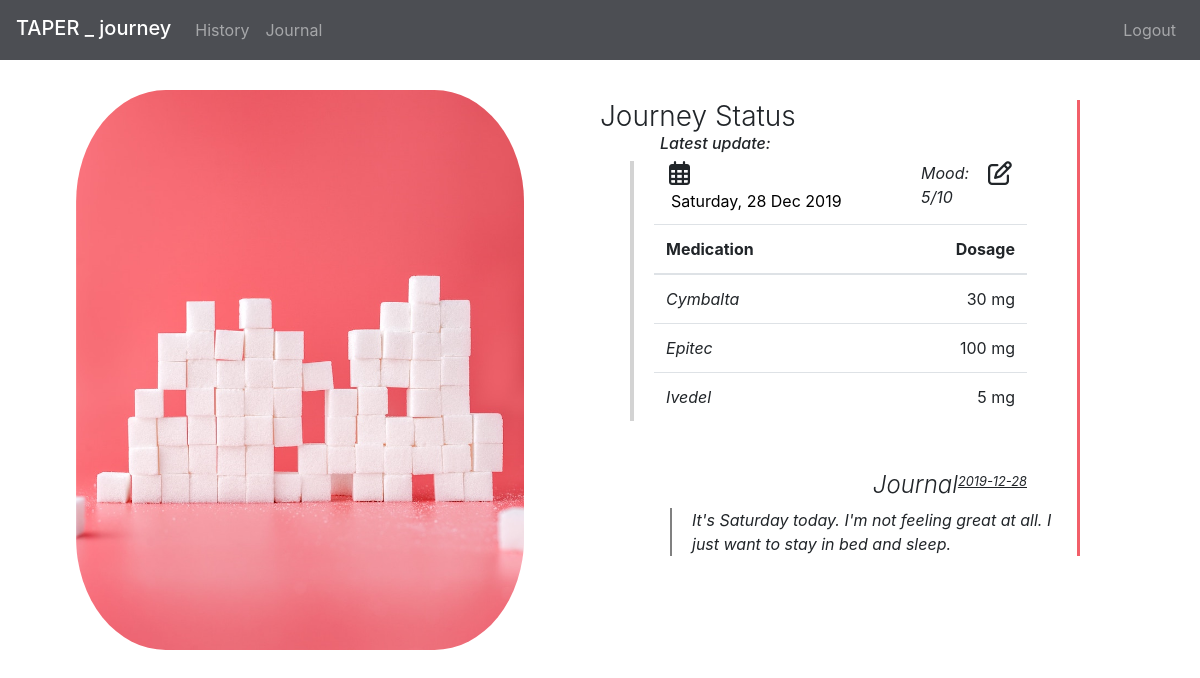
Page / (signed in) on the earlier database version.
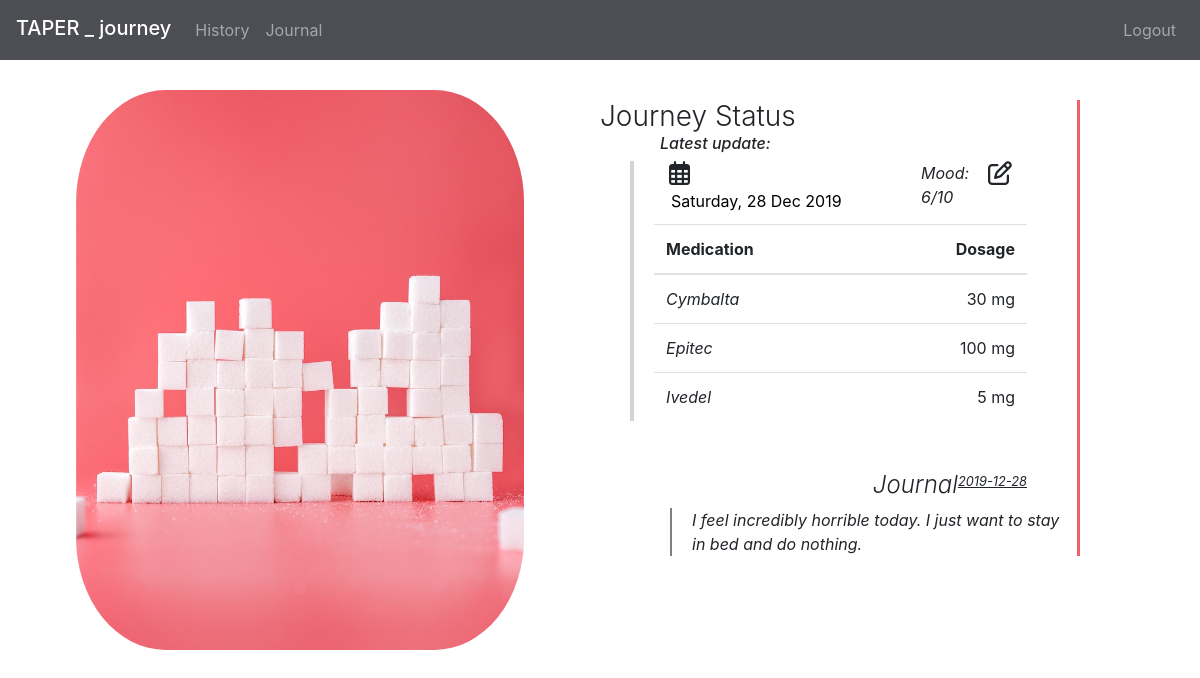
Same page on the later database version.
### tables this page shows
CREATE TABLE 'entries' ('id' integer PRIMARY KEY AUTOINCREMENT NOT NULL,'drugs' text,'doses' text, 'mood' smallint, 'side_effects' text, 'journal' text, 'user_id' integer NOT NULL, 'entry_date' date NOT NULL);

### application.py (the view)
@app.route("/")
@signin_required
def index():
    if not db.execute("SELECT * FROM entries WHERE user_id=?", session["user_id"]):
        drug_options = ["Cymbalta", "Epitec", "Abilify", "Ivedel"]
        side_effect_options = ["Fatigue", "Nausea", "Headache", "Weight-gain", "Weight-los", "Mania", "Insomnia"]
        pageData = {"drug_options": drug_options, "side_effect_options": side_effect_options}
        data = {"date": '', "drugInfo": [], "mood": '', "side_effedts": '', "side_effect_options": side_effect_options, "drug_options":drug_options,  "journal": '', "journal_date": ''}
        print(f"{data}")
        return render_template("home.html", page_data=data)
    else:
        drugInfo = [];
        row = db.execute("SELECT * FROM entries WHERE user_id=? ORDER BY entry_date DESC", session["user_id"])
        dateHTML = datetime.strptime(row[0]["entry_date"], "%Y-%m-%d").strftime("%A, %d %b %Y")
        print(f"{row[0]['drugs']}")
        print(f"{dateHTML}")
        drugs = []
        doses=[]
        mood = ''
        side_effects = ''
        if row[0]["drugs"]:
            drugs = row[0]["drugs"].split(",")
            doses = row[0]["doses"].split(",")
            side_effects = row[0]["side_effects"]
            mood = row[0]["mood"]
        journal_date=''
        journal = ''
        if not row[0]["journal"]:
            row2 = db.execute("SELECT journal, entry_date From entries WHERE user_id=? AND journal IS NOT NULL ORDER BY entry_date DESC" , (session["user_id"]))
            if not row2:
                journal: ""
            else:
                journal =row2[0]["journal"]
                journal_date = row2[0]["entry_date"]
        else:
            journal = row[0]["journal"]
            journal_date = row[0]["entry_date"]
        for i in range(len(drugs)):
            drugEntry = {"drug":  drugs[i], "dose": doses[i]}
            drugInfo.append(drugEntry)
        drug_options = ["Cymbalta", "Epitec", "Abilify", "Ivedel"]
        side_effect_options = ["Fatigue", "Nausea", "Headache", "Weight-gain", "Weight-los", "Mania", "Insomnia"]
        pageData = {"drug_options": drug_options, "side_effect_options": side_effect_options}
        data = {"date": dateHTML, "drugInfo": drugInfo, "mood": mood, "side_effedts": side_effects, "side_effect_options": side_effect_options, "drug_options":drug_options,  "journal": journal, "journal_date": journal_date,"pageData": pageData}
        print(f"{data}")
        return render_template("home.html", page_data=data)

### application.py (called while the page is built)
@app.after_request
def after_request(response):
    response.headers["Cache-Control"] = "no-cache, no-store, must-revalidate"
    response.headers["Expires"] = 0
    response.headers["Pragma"] = "no-cache"
    return response

### helpers.py (called while the page is built)
def signin_required(f):
    @wraps(f)
    def decorated_function(*args, **kwargs):
        if session.get("user_id") is None:
            return redirect("/signin")
        return f(*args, **kwargs)
    return decorated_function

### templates/home.html (shortened to what this page needs)
{% extends "layout.html" %}
{% block main %}
<div class="split left">
    <div style="height:100vh" class="img-container centered-all">
        <img  src='../static/img/img_splitscreen_01.jpg' style="height:70%; margin: 50px">
    </div>
</div>
<div class="split right" id="latestData">
    <div class="wrapper">
        <h3 style="margin-bottom: 0px" class="font-weight-light" >Journey Status</h3>
        <h6 class="push-right" style="font-style:italic; margin-left: 60px">Latest update:</h6>
        <div id="borderContainer">
            <div class="container">
                <div><i style = "margin-right: 10px" class="far fa-calendar-alt"></i><input  id="latestDate"  autocomplete="off"></div>
                <div style="float:right; font-style:italic">Mood: <span id="mood2">{{page_data.mood}}</span>/10</div>
                <i class="far fa-edit"  id="showDrugdata" data-toggle="modal" data-target="#trackDrugsModal"></i>
            </div>
            <table id="latestSummaryTable" class="table table-hover">
                <thead>
                    <tr>
                        <th >Medication</th>
                        <th class="text-right">Dosage</th>
                    </tr>
                </thead>
                <tbody>
                    {% for row in page_data.drugInfo %}
                    <tr onMouseOver="this.style.backgroundColor='rgba(242, 95,105, 0.4)'"
                        onMouseOut="this.style.backgroundColor='transparent'" >
                        <td>{{ row.drug }} </th>
                        <td align="right">{{ row.dose }} mg</td>
                    </tr>
                    {% endfor %}
                </tbody>
            </table>
        </div>
        {% if page_data.journal != "" %}
        <div id = "journalContainer" style="padding-right:20px; margin-right:30px">
            <h4 class="font-weight-light">Journal</h4>
            <p>{{ page_data.journal_date }}</p>
        </div>
        <p id="journal_b" class="no-wrap">{{ page_data.journal }}</p>
        {% endif %}
    </div>
</div>
<section class="container py-5">
</section>
{% endblock %}

### templates/layout.html (shortened to what this page needs)
<!DOCTYPE html>
<html>
    <head>
        <link href="https://stackpath.bootstrapcdn.com/bootstrap/4.1.3/css/bootstrap.min.css" rel="stylesheet">
        <link rel="stylesheet" href="https://code.jquery.com/ui/1.12.1/themes/base/jquery-ui.css" />
        <link href="https://stackpath.bootstrapcdn.com/font-awesome/4.7.0/css/font-awesome.min.css" rel="stylesheet">
        <link href="/static/styles.css" rel="stylesheet">
    </head>
    <body>
        <nav class="navbar bg-custom navbar-expand-sm navbar-dark">
            <a class="navbar-brand mb-1 h1" href="/">TAPER _ journey</a>
            <div class="collapse navbar-collapse" id="navbarNav">
                <ul class="navbar-nav">
                    <li class="nav-item">
                        <a class="nav-link" href="/history">History</a>
                    </li>
                    <li class="nav-item">
                        <a class="nav-link" href="/journal">Journal</a>
                    </li>
                </ul>
                <ul class="navbar-nav ml-auto">
                     <li class="nav-item" style="float:right">
                        <a class="nav-link" href="/logout">Logout</a>
                    </li>
                </ul>
            </div>
        </nav>
        <main>
            {% block main %}{% endblock %}
        </main>
    </body>
</html>

### static/styles.css (style rules this page uses)
body, html { margin: 0px; padding: 0px; }
* { box-sizing: border-box; }
input { box-shadow: 0px 0px 4px gray; }
.bg-custom { background-color: #4C4E53; }
.split { height: 100%; width: 50%; position: fixed; top: 0px; margin-top: 40px; overflow-x: hidden; }
.left { left: 0; }
.right { right: 0; }
.centered-all { position: absolute; top: 50%; left: 50%; transform: translate(-50%, -50%); text-align: center; }
.img-container img { border-radius: 20%; }
input, select { box-shadow: none }
i { display: inline-block; margin: 10px padding: 10px; font-size: 1.5em; cursor: pointer; }
.container { display: flex; justify-content: space-between; align-items: flex-center; margin-bottom: 10px; }
.wrapper { width: 80%; }
.wrapper h3 { margin-bottom: 20px; }
#latestSummaryTable { width: 100%; }
#latestDate { outline:none; border:none; }
#latestData { margin-top: 100px; }
#journalContainer { display: flex; justify-content: flex-end; align-items: flex-end; margin-top: 50px; padding-right: 20px: margin-right: 30px; }
.wrapper { border-right: 3px solid rgba(242, 95,105, 1); }
#journal_b { font-style: italic; margin-left: 70px; padding-left: 20px; border-left: 2px solid gray; }
#journalContainer h4 { font-style: italic; }
#journalContainer p { font-style: italic; font-size: 0.8em; text-decoration: underline; }
#borderContainer { border-left: 4px solid lightGray; margin-left: 30px; margin-right:30px; padding-left: 20px; padding-right: 20px; }
#historyTable th, td:first-child { font-style:italic; }

Differences in the rows shown:
changed entries: mood "5" → "6"; journal "It's Saturday today. I'm not feeling great at all. I just want to stay in bed and sleep." → "I feel incredibly horrible today. I just want to stay in bed and do nothing."
